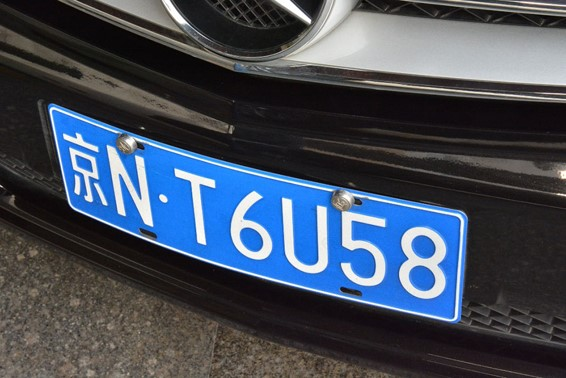
#> input picture 02-配套案例/03-机器视觉基础应用实训案例/05-图像几何变换基础实训/03透视/plate1.jpg, 566 x 378 px
$ python '3_透视变换练习.py'
#> lines starting #> are read from the running program, lines starting #| are printed output that depends on the picture; after the words box and inside, x2 and y2 are one past the last pixel; in counts of white or black regions, pixels touching at a corner belong together
#!/usr/bin/env python3
# -*- coding: utf-8 -*-


"""
透视变换
    对于透视变换 ，我们需要一个 3x3 变换矩 。
    在变换前后直线 是直线。
    构建 个变换矩  你需要在输入图像上找 4 个点， 以及他们在输出图 像上对应的位置。
    四个点中的任意三个都不能共线。这个变换矩阵可以用函数 cv.getPerspectiveTransform() 构建。
    然后把这个矩阵传给函数 cv.warpPerspective
        more help(cv.getPerspectiveTransform)
"""
import cv2 as cv
import numpy as np

img = cv.imread('./plate1.jpg')
#> img is the input picture: shape (378, 566, 3); mean B, G, R 91, 76.4, 66.9
h, w, c = img.shape
#> h = 378; w = 566; c = 3
print(img.shape)
#| (378, 566, 3)

cv.namedWindow('img')

pp = np.ones(img.shape, dtype = np.uint8) * 127


def draw_xy(event, x, y, flags, param):
    if flags == cv.EVENT_FLAG_LBUTTON:
        h, w = img.shape[:2]
        x_ = x if x <= w else x - w
        s = '(x:' + str(x_) + ', y:' + str(y) + ')'
        pp = np.ones(img.shape, dtype = np.uint8) * 127
        if x < w:
            cv.putText(pp, s, (20, 70), cv.FONT_HERSHEY_COMPLEX, .9, (255, 255, 255), 1,
                       cv.LINE_AA)
        else:
            cv.putText(pp, s, (20, 140), cv.FONT_HERSHEY_COMPLEX, .9, (255, 255, 255), 1,
                       cv.LINE_AA)
        cv.imshow('img', np.hstack((img, dst, pp)))


cv.setMouseCallback('img', draw_xy)

pts1 = np.float32([[54, 109], [70, 204], [454, 320], [460, 219]])
pts2 = np.float32([[0, 0], [0, h], [w, h], [w, 0]])
#> pts2 = [[0, 0], [0, 378], [566, 378], [566, 0]]

M = cv.getPerspectiveTransform(pts1, pts2)
dst = cv.warpPerspective(img, M, (w, h))
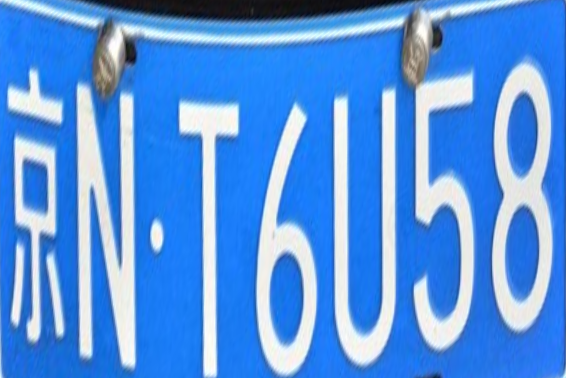
#> dst: shape (378, 566, 3); mean B, G, R 225.5, 148.2, 87.1

# 在原图中标记这些顶点
cv.circle(img, (int(pts1[0][0]),int(pts1[0][1])), 1, (0, 0, 255), cv.LINE_AA)
cv.circle(img, (int(pts1[1][0]),int(pts1[1][1])), 1, (0, 0, 255), cv.LINE_AA)
cv.circle(img, (int(pts1[2][0]),int(pts1[2][1])), 1, (0, 0, 255), cv.LINE_AA)
cv.circle(img, (int(pts1[3][0]),int(pts1[3][1])), 1, (0, 0, 255), cv.LINE_AA)
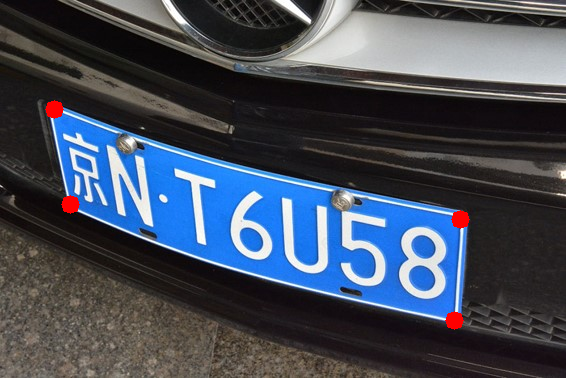
#> img: shape (378, 566, 3); mean B, G, R 90.2, 75.8, 67.7

# 在目标图中标记顶点
cv.circle(dst, (int(pts2[0][0]),int(pts2[0][1])), 1, (0, 0, 255), cv.LINE_AA)
#> dst: shape (378, 566, 3); 0.03% of pixels changed, all inside (x1, y1, x2, y2) = (0, 0, 10, 10)
cv.circle(dst, (int(pts2[1][0]),int(pts2[1][1])), 1, (0, 0, 255), cv.LINE_AA)
#> dst: shape (378, 566, 3); mean B, G, R 225.4, 148.1, 87.2
cv.circle(dst, (int(pts2[2][0]),int(pts2[2][1])), 1, (0, 0, 255), cv.LINE_AA)
#> dst: shape (378, 566, 3); mean B, G, R 225.3, 148.1, 87.2
cv.circle(dst, (int(pts2[3][0]),int(pts2[3][1])), 1, (0, 0, 255), cv.LINE_AA)
#> dst: shape (378, 566, 3); mean B, G, R 225.3, 148.1, 87.3

print(dst.shape)
#| (378, 566, 3)
cv.imshow('img', np.hstack((img, dst, pp)))
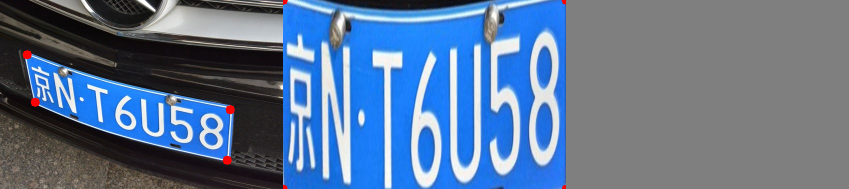
#> window 'img': shape (378, 1698, 3) (shown at 1/2 size); mean B, G, R 147.5, 117, 94
cv.waitKey(0)
cv.destroyAllWindows()

$ run again, with 02-配套案例/03-机器视觉基础应用实训案例/05-图像几何变换基础实训/03透视/sudoku.jpg copied over 02-配套案例/03-机器视觉基础应用实训案例/05-图像几何变换基础实训/03透视/plate1.jpg
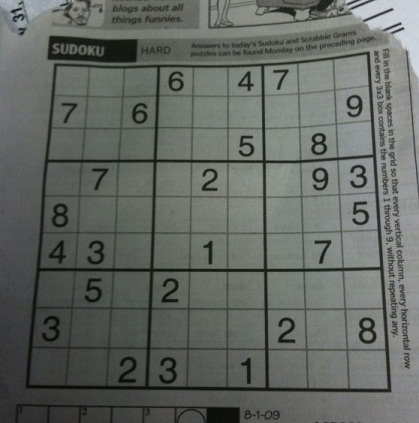
#> input picture 02-配套案例/03-机器视觉基础应用实训案例/05-图像几何变换基础实训/03透视/sudoku.jpg, 419 x 423 px
#> img is the input picture: shape (423, 419, 3); mean B, G, R 98.9, 103.6, 99.4
#| (423, 419, 3)
#> `cv.circle(dst, (int(pts2[3][0]),int(pts2[3][1])), 1, (0, 0, 255), cv.L..`:
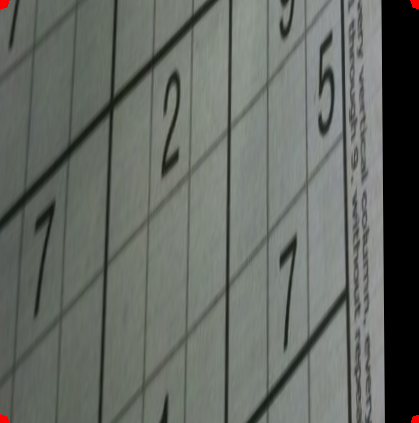
#> dst: shape (423, 419, 3); mean B, G, R 99.6, 105.4, 100.8
#| (423, 419, 3)
#> `cv.imshow('img', np.hstack((img, dst, pp)))`:
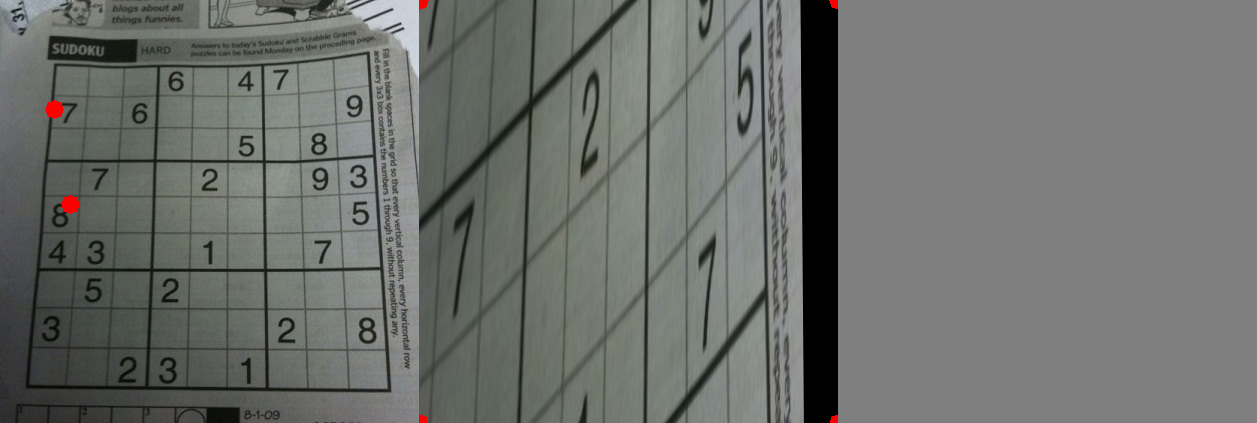
#> window 'img': shape (423, 1257, 3); mean B, G, R 108.4, 111.9, 109.2

$ run again, with 02-配套案例/03-机器视觉基础应用实训案例/05-图像几何变换基础实训/03透视/test.png saved as 02-配套案例/03-机器视觉基础应用实训案例/05-图像几何变换基础实训/03透视/plate1.jpg
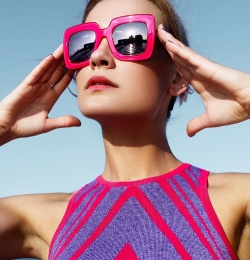
#> input picture 02-配套案例/03-机器视觉基础应用实训案例/05-图像几何变换基础实训/03透视/test.png, 250 x 260 px
#> img is the input picture: shape (260, 250, 3); mean B, G, R 145.8, 130.6, 164.2
#| (260, 250, 3)
#> `cv.circle(dst, (int(pts2[3][0]),int(pts2[3][1])), 1, (0, 0, 255), cv.L..`:
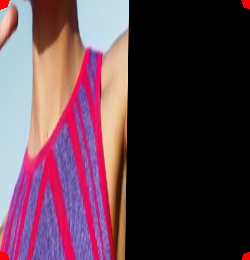
#> dst: shape (260, 250, 3); mean B, G, R 73.3, 60.6, 91.2
#| (260, 250, 3)
#> `cv.imshow('img', np.hstack((img, dst, pp)))`:
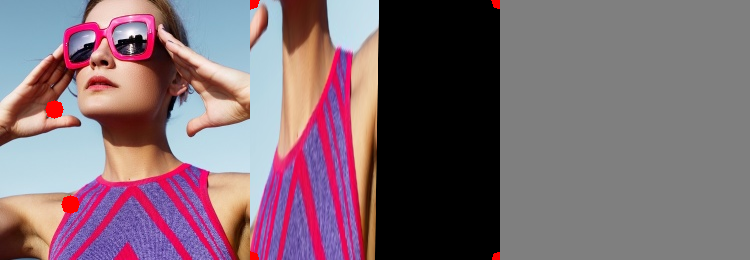
#> window 'img': shape (260, 750, 3); mean B, G, R 115, 105.7, 127.6
